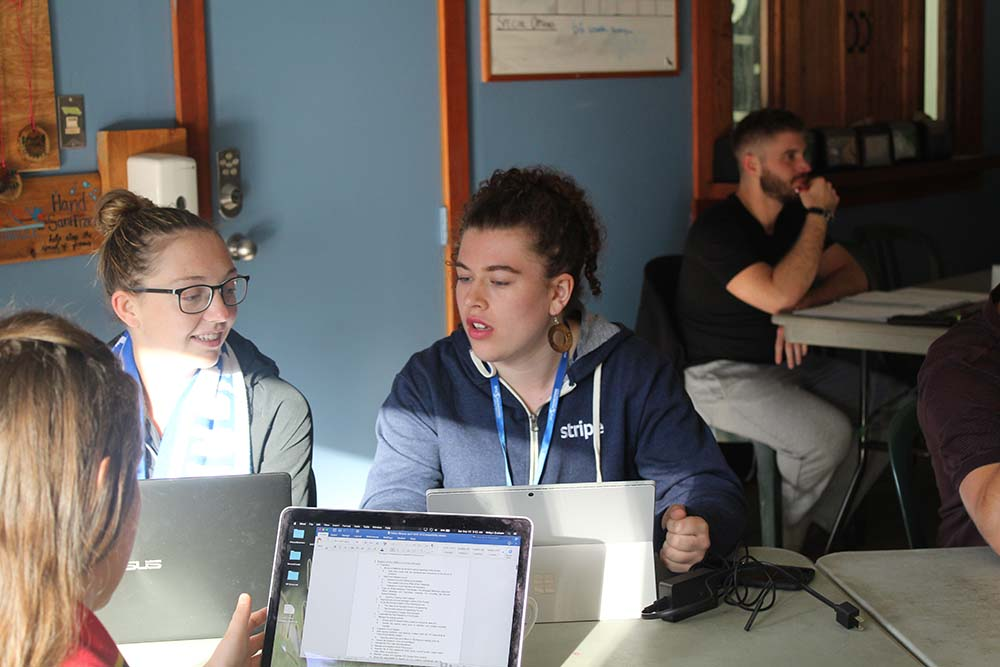
#> input picture test.jpg, 1000 x 667 px
$ python gaussianblur.py
#> lines starting #> are read from the running program, lines starting #| are printed output that depends on the picture
import numpy as np
import scipy
import scipy.ndimage, scipy.ndimage.filters
from matplotlib import pyplot
from skimage.exposure import rescale_intensity
from PIL import Image
import cv2

def convolve(image, list_points, kernel):
    (iH, iW) = image.shape[:2]  #rows and columns
    (kH, kW) = kernel.shape[:2] #kernal rows and columns

    #"pad" the borders of the input image so the spacial size are not reduced after convolution
    pad = (kW -1)/2
    output = image.copy().astype(np.float32)
    image = cv2.copyMakeBorder(image, pad, pad, pad, pad, cv2.BORDER_REPLICATE)

    #output = np.zeros((iH+pad, iW+pad), dtype="float32")

    #loop over input image, "sliding" kernel across each (x,y)-coordinate
    for point in list_points:
        x,y = point
        x+=pad
        y+=pad
    #for y in np.arange(pad, iH+pad):
        #for x in np.arange(pad, iW + pad):
                #extract the ROI (region of interest) of image by extracting the "center" region of current (x,y)
        if x in range(pad,iW + pad) and y in range (pad, iH + pad):
            roi = image[y-pad:y+pad+1, x-pad:x+pad+1]

            #perform convolution by taking element-wise mulplicate of ROI and kernel, then summing matrix
            k = (roi*kernel).sum()

            output[y-pad, x-pad] = k

            #scale output image to be in range [0,255]
    output = rescale_intensity(output, in_range=(0,255))
    output = (output*255).astype("uint8")
    return output

smallBlur = np.ones((21,21), dtype="float")*(1.0/(21*21))


image = Image.open("test.jpg")
#> image is the input picture: PIL image 1000x667 RGB; mean R, G, B 107.1, 102.5, 99.9
image_array_rgb = np.array(image)
r_original,g_original,b_original = np.split(image_array_rgb, 3, axis=2)
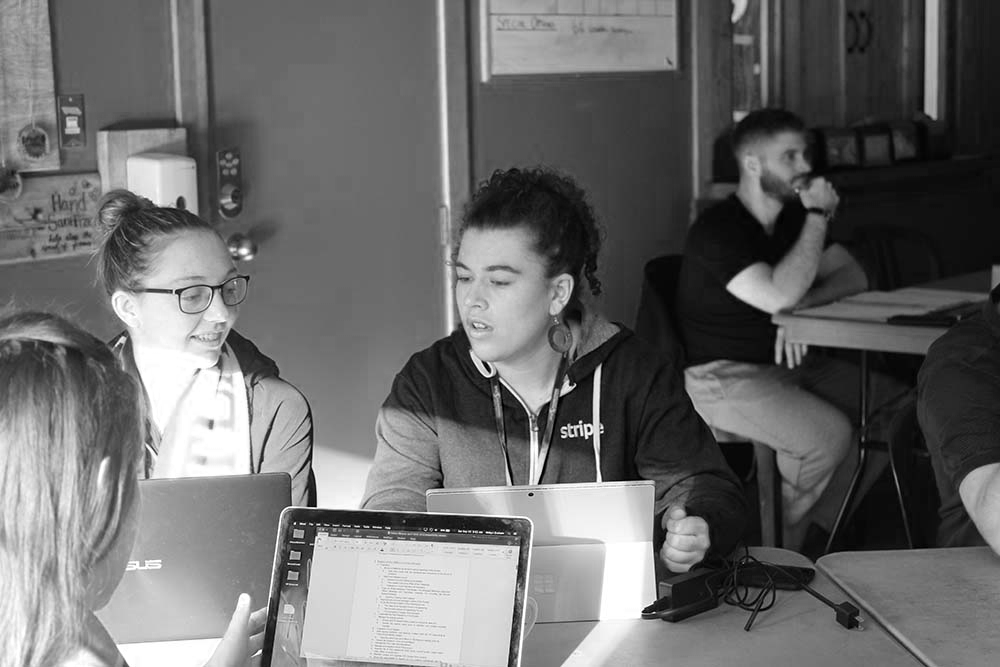
#> r_original: shape (667, 1000, 1); min 0, max 255, mean 107.1
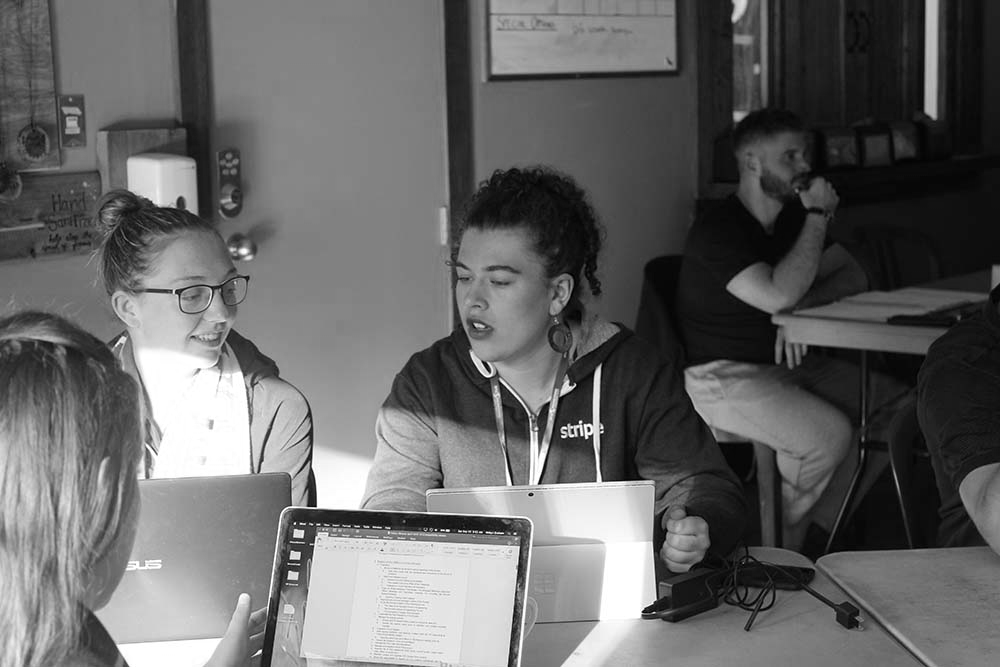
#> g_original: shape (667, 1000, 1); min 0, max 255, mean 102.5
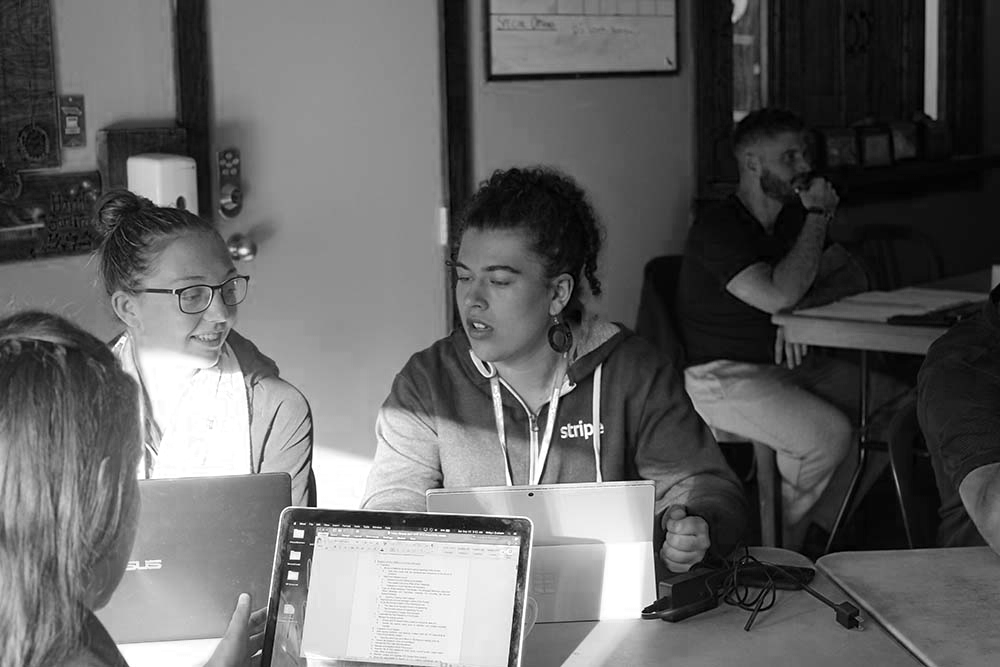
#> b_original: shape (667, 1000, 1); min 0, max 255, mean 99.9
a_original = np.ones_like(r_original)*255

rgba_original = np.concatenate((r_original,g_original,b_original), axis=2).copy()
pyplot.subplot(121),pyplot.imshow(rgba_original);
pyplot.title("original")


r    = r_original[1350:1650,2300:2600,0].copy().astype(np.uint8)
#> r = empty array
g    = g_original[1350:1650,2300:2600,0].copy().astype(np.uint8)
#> g = empty array
b    = b_original[1350:1650,2300:2600,0].copy().astype(np.uint8)
#> b = empty array
a    = np.ones_like(r) * 255
#> a = empty array
rgba = np.dstack((r,g,b,a)).copy()
#> rgba = empty array
#pyplot.imshow(rgba);
pyplot.title("rgba");

blur_kernel_width = np.int32(16)
blur_kernel_half_width = np.int32(8)
blur_sigma = np.float32(16)

y,x = \
#> (the run stopped early here; a loop or call above may not have finished)

$ run again, with 14285748_10208730078224209_1532773927_o.jpg copied over test.jpg
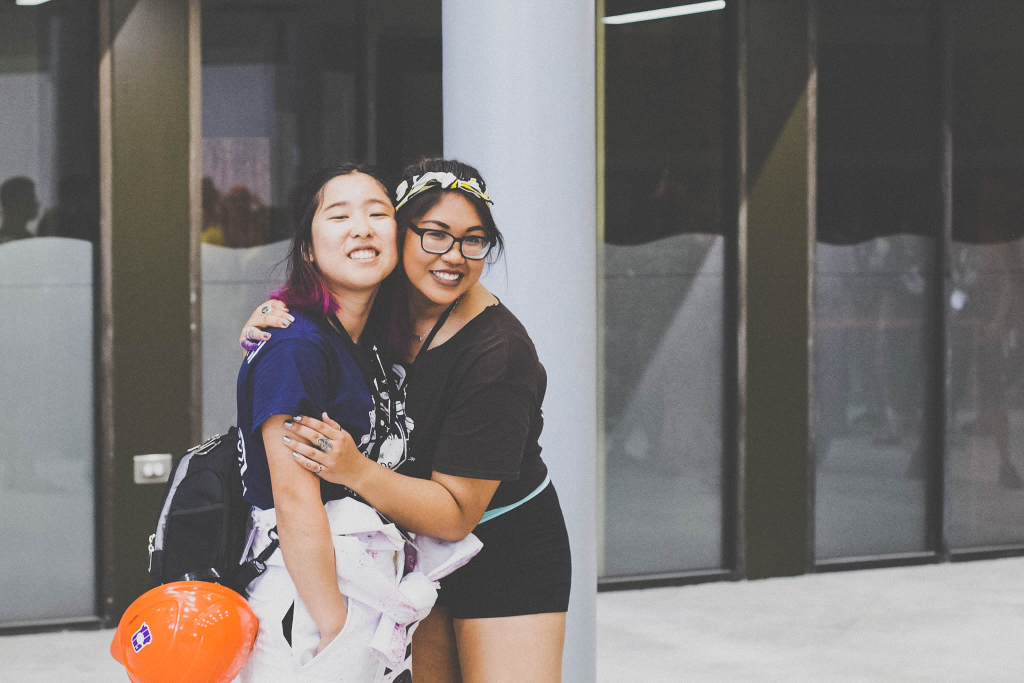
#> input picture 14285748_10208730078224209_1532773927_o.jpg, 2048 x 1365 px (shown at 1/2 size)
#> image is the input picture: PIL image 2048x1365 RGB; mean R, G, B 120, 114.8, 112.9
#> `r_original,g_original,b_original = np.split(image_array_rgb, 3, axis=2)`:
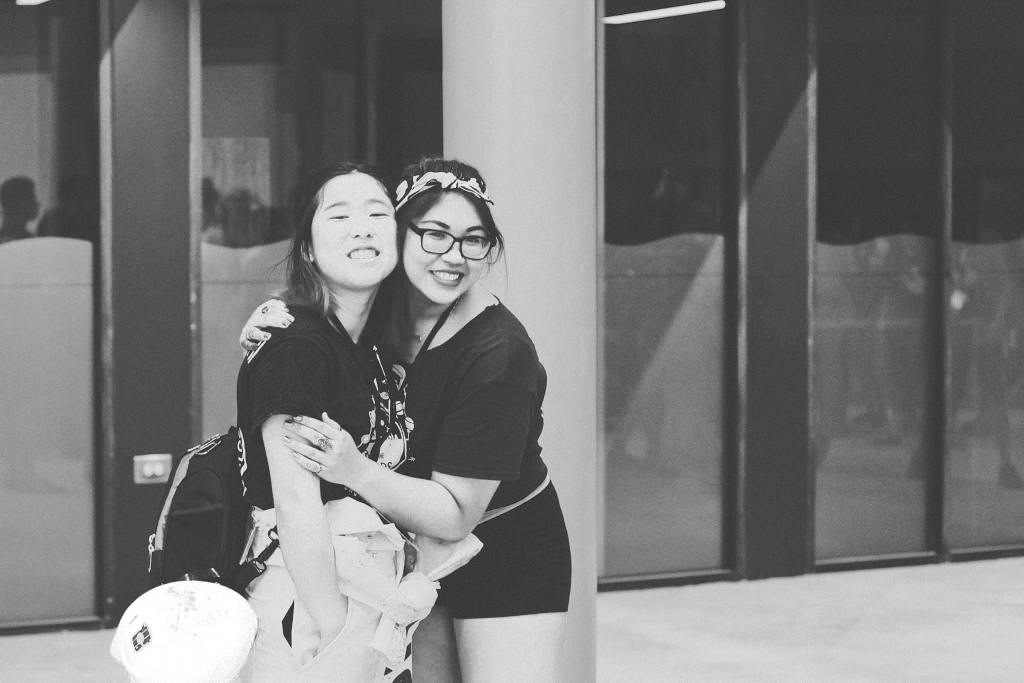
#> r_original: shape (1365, 2048, 1) (shown at 1/2 size); min 10, max 255, mean 120
#> `r_original,g_original,b_original = np.split(image_array_rgb, 3, axis=2)`:
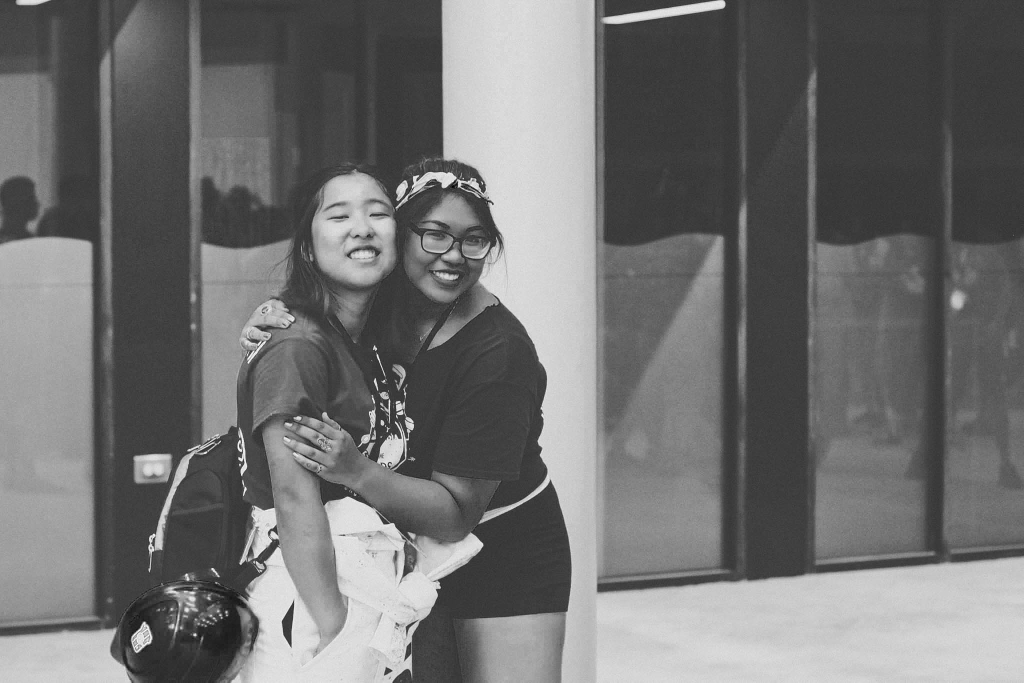
#> b_original: shape (1365, 2048, 1) (shown at 1/2 size); min 0, max 255, mean 112.9
#> r = empty array

$ run again, with IMG_9082.jpg copied over test.jpg
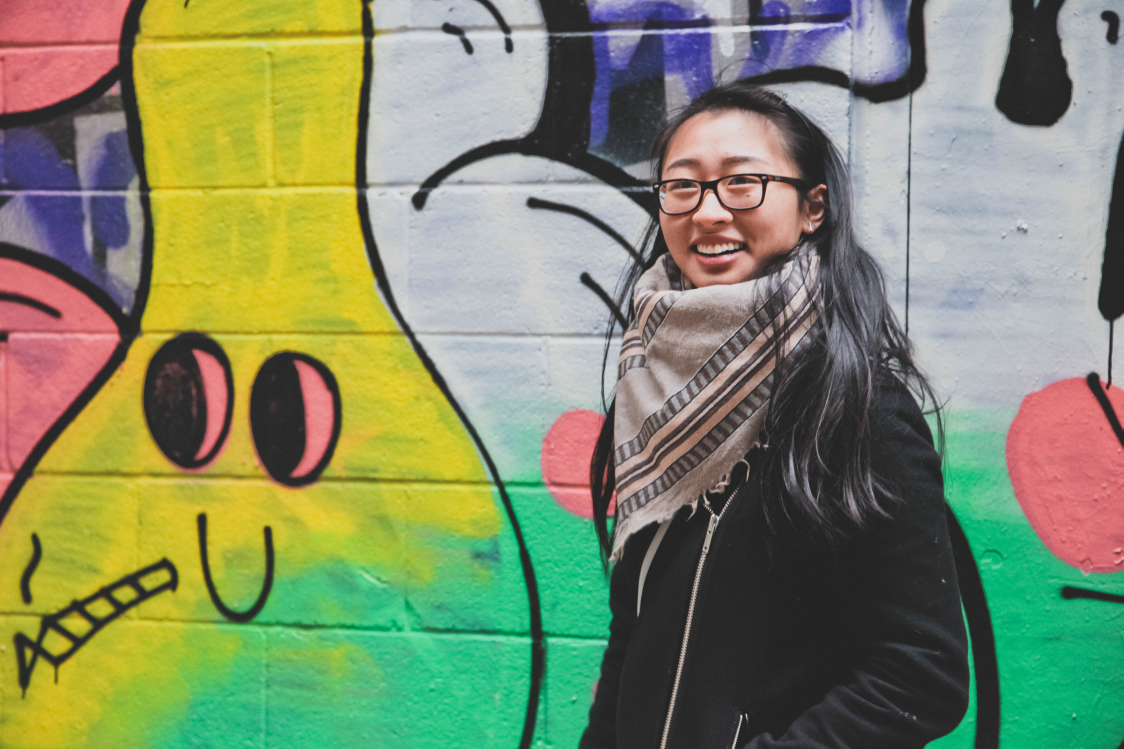
#> input picture IMG_9082.jpg, 5616 x 3744 px (shown at 1/5 size)
#> image is the input picture: PIL image 5616x3744 RGB; mean R, G, B 129.5, 138.7, 103.6
#> `r_original,g_original,b_original = np.split(image_array_rgb, 3, axis=2)`:
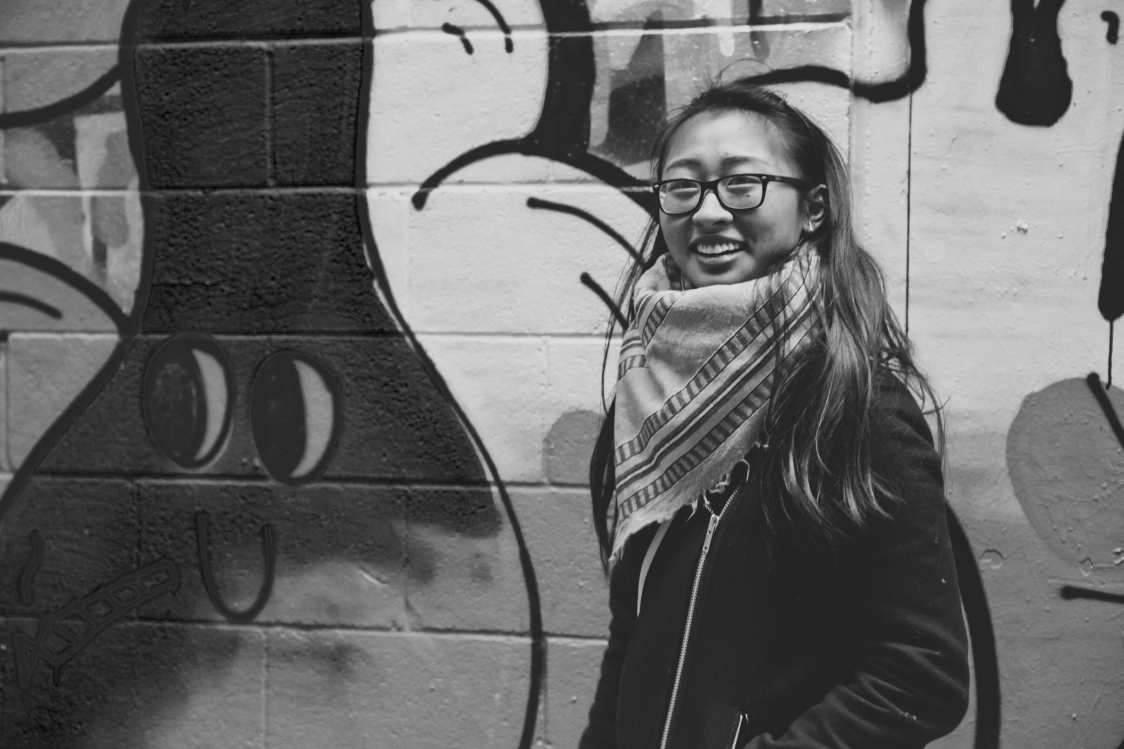
#> b_original: shape (3744, 5616, 1) (shown at 1/5 size); min 0, max 241, mean 103.6
#> `r    = r_original[1350:1650,2300:2600,0].copy().astype(np.uint8)`:
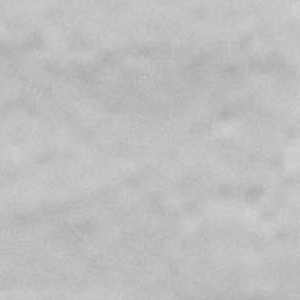
#> r: shape (300, 300); min 168, max 209, mean 190.4
